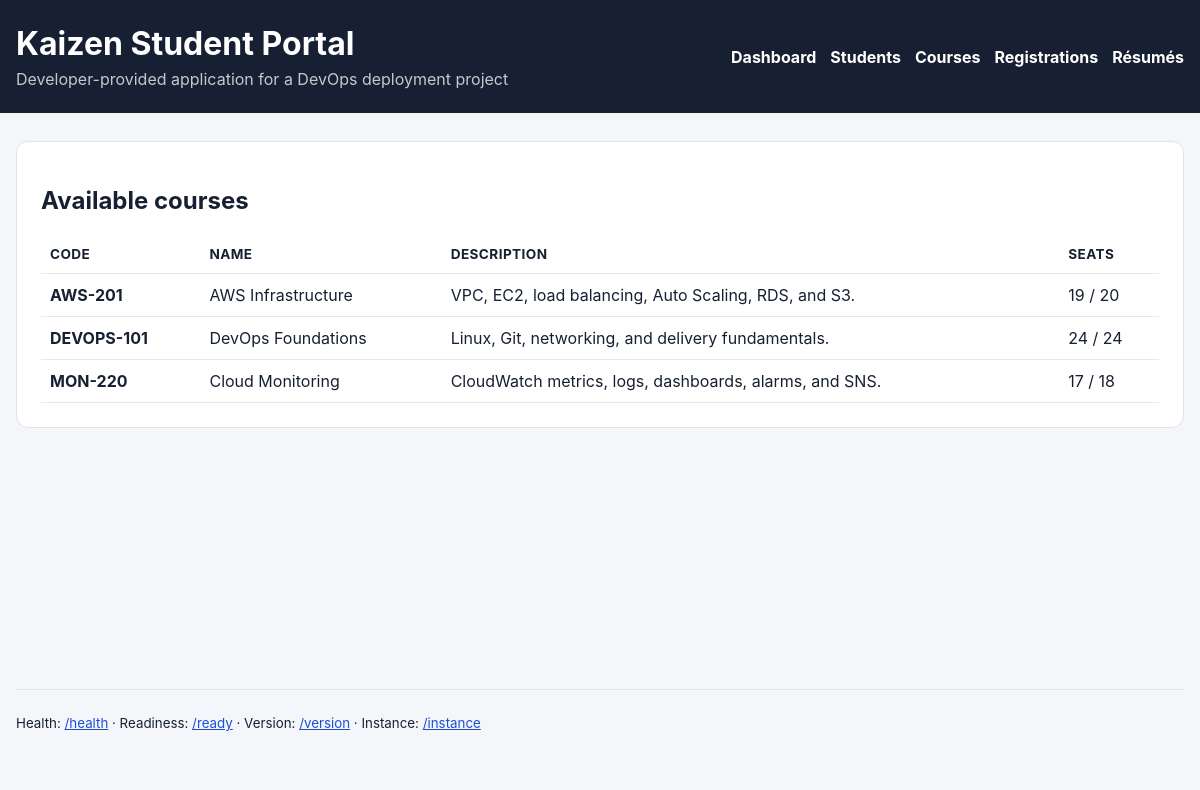
The app's page /courses, older data.
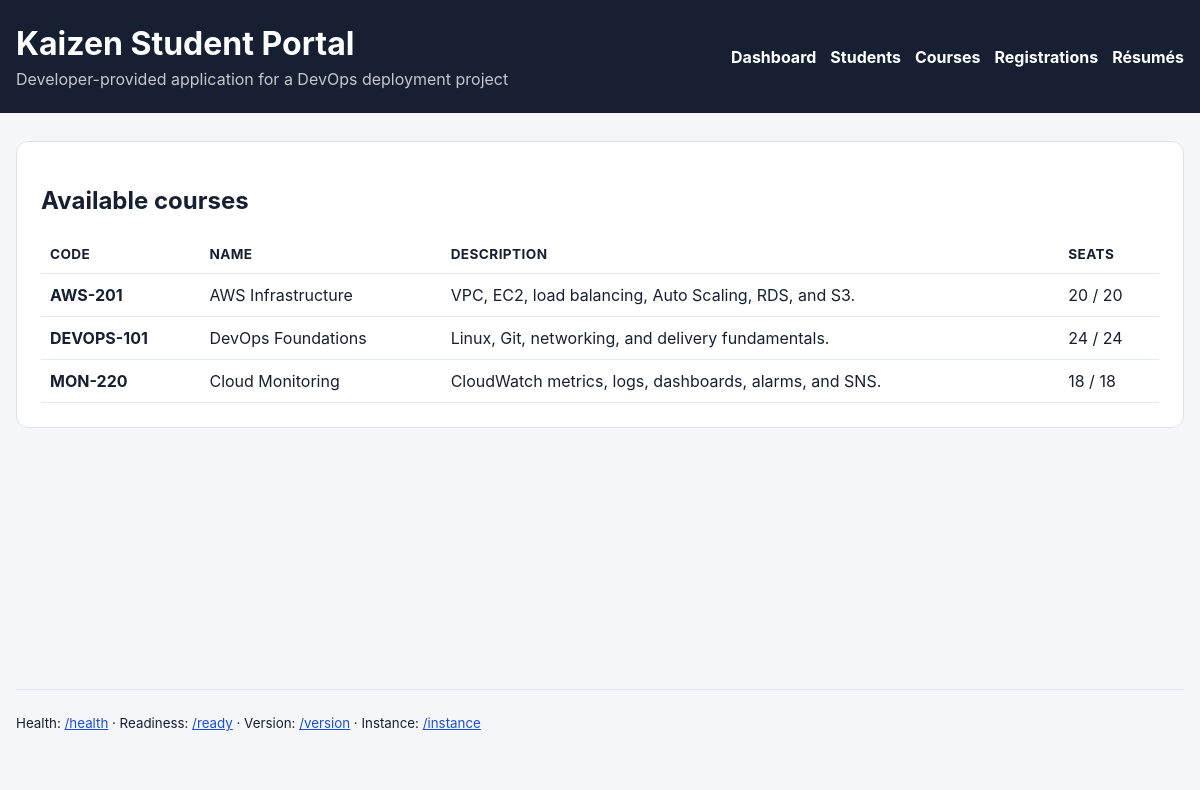
The same page, newer data.
### app/models.py (models this page shows)
class Course(db.Model):
    __tablename__ = "courses"
    id = db.Column(db.Integer, primary_key=True)
    code = db.Column(db.String(40), nullable=False, unique=True, index=True)
    name = db.Column(db.String(160), nullable=False)
    description = db.Column(db.Text, nullable=False, default="")
    capacity = db.Column(db.Integer, nullable=False, default=20)
    created_at = db.Column(db.DateTime(timezone=True), nullable=False, default=utcnow)
    registrations = db.relationship(
        "Registration",
        back_populates="course",
        cascade="all, delete-orphan",
    )
    @property
    def seats_remaining(self) -> int:
        return max(self.capacity - len(self.registrations), 0)

### app/routes.py (the view)
@main_bp.get("/courses")
def courses():
    course_rows = db.session.scalars(
        db.select(Course).order_by(Course.code)
    ).all()
    return render_template("courses.html", courses=course_rows)

### app/templates/courses.html (shortened to what this page needs)
{% extends "base.html" %}
{% block content %}
<section class="panel">
    <h2>Available courses</h2>
    {% if courses %}
    <table>
        <thead>
            <tr><th>Code</th><th>Name</th><th>Description</th><th>Seats</th></tr>
        </thead>
        <tbody>
        {% for course in courses %}
        <tr>
            <td><strong>{{ course.code }}</strong></td>
            <td>{{ course.name }}</td>
            <td>{{ course.description }}</td>
            <td>{{ course.seats_remaining }} / {{ course.capacity }}</td>
        </tr>
        {% endfor %}
        </tbody>
    </table>
    {% else %}
    <p>Run <code>flask --app wsgi seed-db</code> to load courses.</p>
    {% endif %}
</section>
{% endblock %}

Row changes from the older to the newer data that the page shows:
changed Course "AWS-201": seats_remaining "19" → "20"
changed Course "MON-220": seats_remaining "17" → "18"
